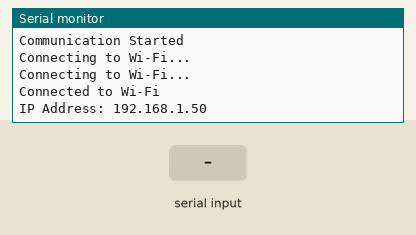
This sketch was run on a simulated ESP8266 (NodeMCU). On the bench: the last lines printed to the serial monitor. The inputs (shaded band) are chosen by the test bench. WiFi joins after 1.5 s; servers stay silent unless stated; uploads are accepted with an empty reply.

Above: at 3.2 s.
3.3 s: "90,45,200\n" received over Serial
At 3.9 s:
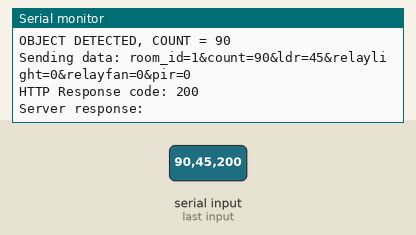
4.8 s: "30,150,10\n" received over Serial
At 4.97 s:
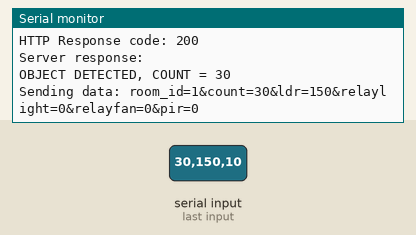

The sketch:

ESP01.ino
```cpp
#include <ESP8266WiFi.h> // library untuk akses wifi
#include <ESP8266HTTPClient.h> // untuk post data (count) ke database/web dashboard

#define WIFI_SSID "hi" // nama wifi/ssid
#define WIFI_PASSWORD "afiq12345" // password bagi wifi/ssid
#define SERVER_URL "http://10.93.119.30/smart_classroom/test/simpan.php" // esp8266 hantar data kepada url/server berikut melalui kaedah http post
#define GET_LED_URL "http://10.93.119.30/smart_classroom/test/getLedStatus.php" // url untuk dapatkan status kawalan manual dari web

String postData;

unsigned long lastFetchTime = 0; // pembolehubah untuk kawal selang masa semak status
unsigned long lastLogTime = 0;   // pembolehubah untuk kawal hantaran log berkala

// Pembolehubah untuk simpan nilai bacaan terkini
int receivedCount = 0;
int ldrVal = 0;
int relayLightVal = 0; // Pembolehubah untuk simpan status Relay Lampu
int relayFanVal = 0;   // Pembolehubah untuk simpan status Relay Kipas
int pirVal = 0;        // Pembolehubah untuk simpan status PIR Sensor

void checkWiFiConnection()
{
  while (WiFi.status() != WL_CONNECTED) // periksa status wifi(ssid, pass, 2.4ghz), jika tepat maka connect
  {
    Serial.println("Connecting to Wi-Fi...");
    delay(1000);
  }
}

// Fungsi tambahan untuk semak arahan manual dari getLedStatus.php
void checkServerControl()
{
  if (millis() - lastFetchTime > 1500) // semak status dari web setiap 1.5 saat
  {
    lastFetchTime = millis();
    WiFiClient client;
    HTTPClient http;

    http.begin(client, GET_LED_URL);
    int httpCode = http.GET();

    if (httpCode == HTTP_CODE_OK)
    {
      String response = http.getString();
      response.trim();

      // Hantar arahan status ke Arduino Uno melalui Serial
      Serial.print("CTRL:");
      Serial.println(response);
    }
    http.end();
  }
}

void setup()
{
  Serial.begin(9600); // aktifkan serial monitor pada bauderate yang rendah
  Serial.println("Communication Started\n");

  WiFi.mode(WIFI_STA); // jadikan esp8266 sebagai client spt laptop/pc/smartphone untuk connect
  WiFi.begin(WIFI_SSID, WIFI_PASSWORD); // mulakan connection

  checkWiFiConnection();

  Serial.println("Connected to Wi-Fi");
  Serial.print("IP Address: ");
  Serial.println(WiFi.localIP()); // memaparkan nilai LAN Ip address bagi wifi tersebut
}

void loop()
{
  checkWiFiConnection(); // Pastikan Wi-Fi sentiasa terhubung sebelum buat apa-apa

  checkServerControl(); // Semak status kawalan manual dari web server

  if (Serial.available() > 0) // Hanya baca jika ada data masuk dari Arduino Uno
  {
    String inputData = Serial.readStringUntil('\n'); // menerima data daripada arduino
    inputData.trim();

    // Abaikan jika data yang diterima ialah mesej kawalan yang dipantulkan
    if (inputData.length() > 0 && !inputData.startsWith("CTRL:"))
    {
      // Asingkan nilai jika format dipisah dengan koma: "COUNT,LDR,RELAY_LIGHT,RELAY_FAN,PIR"
      int firstComma = inputData.indexOf(',');
      int secondComma = inputData.indexOf(',', firstComma + 1);
      int thirdComma = inputData.indexOf(',', secondComma + 1);
      int fourthComma = inputData.indexOf(',', thirdComma + 1);

      if (firstComma > 0 && secondComma > 0 && thirdComma > 0) {
        receivedCount = inputData.substring(0, firstComma).toInt();
        ldrVal = inputData.substring(firstComma + 1, secondComma).toInt();
        relayLightVal = inputData.substring(secondComma + 1, thirdComma).toInt();

        if (fourthComma > 0) {
          relayFanVal = inputData.substring(thirdComma + 1, fourthComma).toInt();
          pirVal = inputData.substring(fourthComma + 1).toInt();
        } else {
          relayFanVal = inputData.substring(thirdComma + 1).toInt();
        }
      } else {
        if (firstComma > 0) {
          // Jika Arduino Uno hanya hantar 2 nilai (COUNT, LDR)
          receivedCount = inputData.substring(0, firstComma).toInt();
          ldrVal = inputData.substring(firstComma + 1).toInt();
        } else {
          receivedCount = inputData.toInt();
        }
      }

      Serial.print("OBJECT DETECTED, COUNT = ");
      Serial.println(receivedCount);

      // start hantar data
      WiFiClient client;
      HTTPClient http;

      // hantar data drpd arduino uno sebagai POST request
      postData = "room_id=1&count=" + String(receivedCount) +
                 "&ldr=" + String(ldrVal) +
                 "&relaylight=" + String(relayLightVal) +
                 "&relayfan=" + String(relayFanVal) +
                 "&pir=" + String(pirVal);

      // papran di serial monitor
      Serial.print("Sending data: ");
      Serial.println(postData);

      // proses hantar data
      http.begin(client, SERVER_URL);
      http.addHeader("Content-Type", "application/x-www-form-urlencoded");

      // hantar data drpd arduino uno sebagai POST request
      int httpCode = http.POST(postData); // 200/404/403/500/-1

      if (httpCode > 0)
      {
        Serial.print("HTTP Response code: ");
        Serial.println(httpCode);

        if (httpCode == HTTP_CODE_OK) // 200 == 200
        {
          String response = http.getString();
          Serial.println("Server response: " + response);
        }
      }
      else
      {
        Serial.print("HTTP POST request failed with error code: ");
        Serial.println(httpCode);

        if (httpCode == HTTPC_ERROR_CONNECTION_REFUSED) // -1 server tutup/ip salah/ tak connect wifi
        {
          Serial.println("Connection refused by the server.");
        }
        else
        {
          if (httpCode == HTTP_CODE_NOT_FOUND) // 404 berjaya connect dengan server tetapi file tidak jumpa
          {
            Serial.println("Server resource not found.");
          }
          else
          {
            Serial.println("Unknown error occurred."); // error yang lain selain 2 di atas
          }
        }
      }

      http.end();
      lastLogTime = millis(); // reset timer berkala bila ada hantaran dari sensor
    }
  }

  // --- HANTARAN BERKALA (SETIAP 60 SAAT) WALAU TIADA PERGERAKAN ---
  if (millis() - lastLogTime > 60000)
  {
    lastLogTime = millis();

    WiFiClient client;
    HTTPClient http;

    postData = "room_id=1&count=" + String(receivedCount) +
               "&ldr=" + String(ldrVal) +
               "&relaylight=" + String(relayLightVal) +
               "&relayfan=" + String(relayFanVal) +
               "&pir=" + String(pirVal);

    http.begin(client, SERVER_URL);
    http.addHeader("Content-Type", "application/x-www-form-urlencoded");
    http.POST(postData);
    http.end();
  }
}
```

Measured:
- after the input at 3.3 s, the serial monitor: prints a new line at once (image 1)
- after the input at 4.8 s, the serial monitor: prints a new line at once (image 2)
